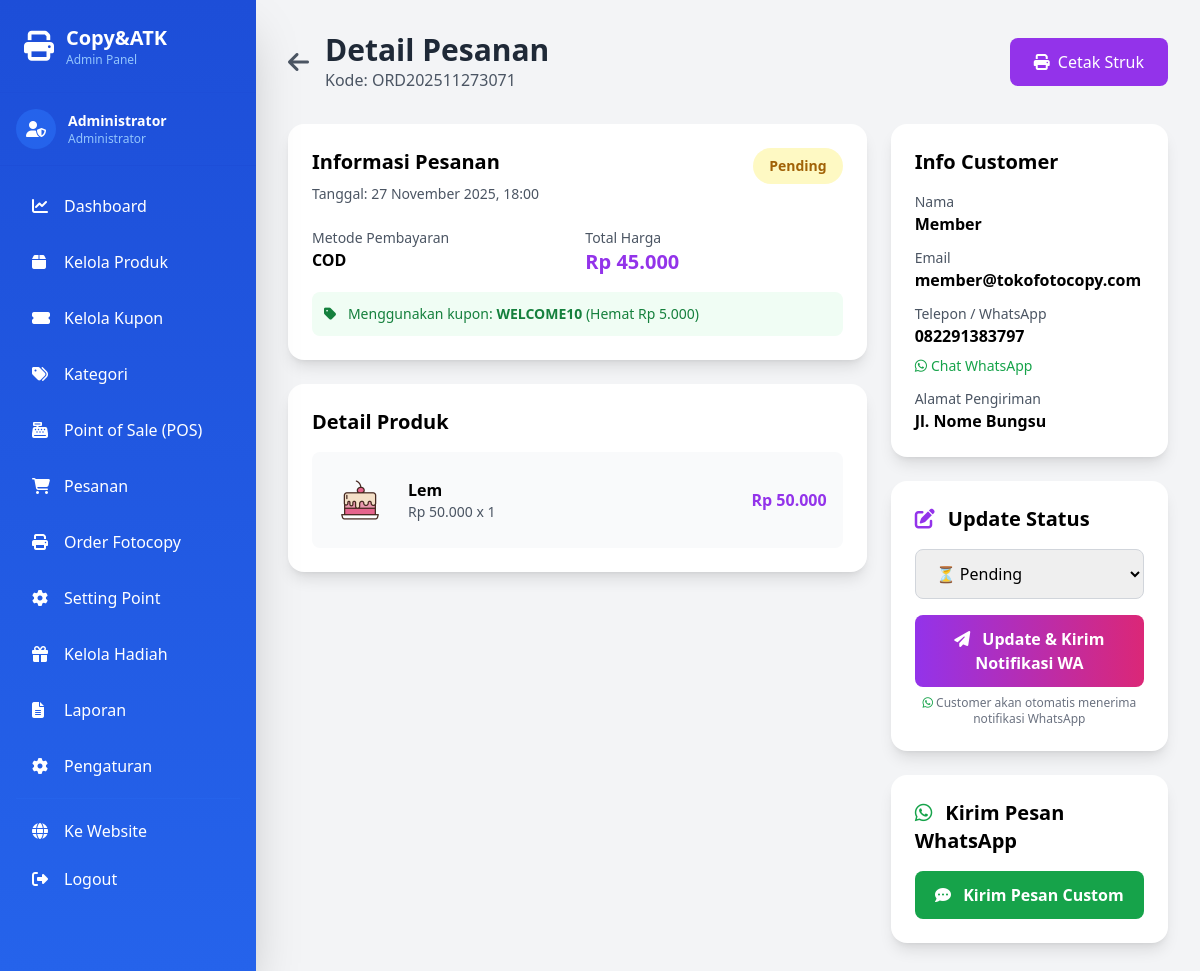
Page /admin/pesanan-detail.php?id=6 (signed in) on the committed database.
### tables this page shows
CREATE TABLE `pesanan` (
  `id` int NOT NULL,
  `user_id` int DEFAULT NULL,
  `kode_pesanan` varchar(50) NOT NULL,
  `nama_customer` varchar(100) NOT NULL,
  `email_customer` varchar(100) DEFAULT NULL,
  `telepon_customer` varchar(20) NOT NULL,
  `alamat_pengiriman` text NOT NULL,
  `total_harga` decimal(12,2) NOT NULL,
  `kupon_id` int DEFAULT NULL,
  `kode_kupon` varchar(50) DEFAULT NULL,
  `nilai_diskon` decimal(12,2) DEFAULT '0.00',
  `metode_pembayaran` enum('COD','Transfer') NOT NULL,
  `status` enum('Pending','Diproses','Selesai','Dibatalkan') DEFAULT 'Pending',
  `catatan` text,
  `created_at` timestamp NULL DEFAULT CURRENT_TIMESTAMP,
  `updated_at` timestamp NULL DEFAULT CURRENT_TIMESTAMP ON UPDATE CURRENT_TIMESTAMP,
  `poin_didapat` int DEFAULT '0' COMMENT 'Jumlah poin yang didapat dari pesanan ini'
);

CREATE TABLE `detail_pesanan` (
  `id` int NOT NULL,
  `pesanan_id` int NOT NULL,
  `produk_id` int NOT NULL,
  `nama_produk` varchar(200) NOT NULL,
  `harga` decimal(10,2) NOT NULL,
  `jumlah` int NOT NULL,
  `subtotal` decimal(12,2) NOT NULL
);

CREATE TABLE `produk` (
  `id` int NOT NULL,
  `kategori_id` int NOT NULL,
  `nama_produk` varchar(200) NOT NULL,
  `deskripsi` text,
  `harga_beli` decimal(10,2) NOT NULL DEFAULT '0.00',
  `harga` decimal(10,2) NOT NULL,
  `stok` int NOT NULL DEFAULT '0',
  `foto` varchar(255) DEFAULT NULL,
  `is_active` tinyint(1) DEFAULT '1',
  `created_at` timestamp NULL DEFAULT CURRENT_TIMESTAMP,
  `updated_at` timestamp NULL DEFAULT CURRENT_TIMESTAMP ON UPDATE CURRENT_TIMESTAMP
);

### admin/pesanan-detail.php (the view, shortened to what this page needs)
<?php
$db = getDB();
$pesanan_id = isset($_GET['id']) ? (int)$_GET['id'] : 0;
$query = "SELECT * FROM pesanan WHERE id = $pesanan_id";
$result = $db->query($query);
$pesanan = $result->fetch_assoc();
$query_detail = "SELECT dp.*, p.foto FROM detail_pesanan dp
                 LEFT JOIN produk p ON dp.produk_id = p.id
                 WHERE dp.pesanan_id = $pesanan_id";
$detail_produk = $db->query($query_detail);
?>
<!DOCTYPE html>
<html lang="id">
<head>
    <script src="https://cdn.tailwindcss.com"></script>
    <link rel="stylesheet" href="https://cdnjs.cloudflare.com/ajax/libs/font-awesome/6.4.0/css/all.min.css">
</head>
<body class="bg-gray-100">
    <?php include 'includes/sidebar.php'; ?>
    <div class="main-content p-4 md:p-8">
        <div class="mb-8">
            <div class="flex items-center justify-between mb-4">
                <div class="flex items-center gap-4">
                    <a href="pesanan.php" class="text-gray-600 hover:text-purple-600">
                        <i class="fas fa-arrow-left text-2xl"></i>
                    </a>
                    <div>
                        <h1 class="text-3xl font-bold text-gray-800">Detail Pesanan</h1>
                        <p class="text-gray-600">Kode: <?= $pesanan['kode_pesanan'] ?></p>
                    </div>
                </div>
                <button onclick="window.print()" class="bg-purple-600 text-white px-6 py-3 rounded-lg hover:bg-purple-700 transition no-print">
                    <i class="fas fa-print mr-2"></i>Cetak Struk
                </button>
            </div>
        </div>
        <div id="printArea" class="grid grid-cols-1 lg:grid-cols-3 gap-6">
            <div class="lg:col-span-2 space-y-6">
                <div class="bg-white rounded-2xl shadow-lg p-6">
                    <div class="flex justify-between items-start mb-6">
                        <div>
                            <h2 class="text-xl font-bold mb-2">Informasi Pesanan</h2>
                            <p class="text-sm text-gray-600">Tanggal: <?= date('d F Y, H:i', strtotime($pesanan['created_at'])) ?></p>
                        </div>
                        <span class="px-4 py-2 rounded-full text-sm font-semibold
                            <?php
                            if ($pesanan['status'] === 'Pending') echo 'bg-yellow-100 text-yellow-700';
                            elseif ($pesanan['status'] === 'Diproses') echo 'bg-blue-100 text-blue-700';
                            elseif ($pesanan['status'] === 'Selesai') echo 'bg-green-100 text-green-700';
                            else echo 'bg-red-100 text-red-700';
                            ?>">
                            <?= $pesanan['status'] ?>
                        </span>
                    </div>
                    <div class="grid grid-cols-2 gap-4">
                        <div>
                            <p class="text-sm text-gray-600">Metode Pembayaran</p>
                            <p class="font-semibold"><?= $pesanan['metode_pembayaran'] ?></p>
                        </div>
                        <div>
                            <p class="text-sm text-gray-600">Total Harga</p>
                            <p class="font-bold text-xl text-purple-600">Rp <?= number_format($pesanan['total_harga'], 0, ',', '.') ?></p>
                        </div>
                    </div>
                    <?php if ($pesanan['nilai_diskon'] > 0): ?>
                    <div class="mt-4 p-3 bg-green-50 rounded-lg">
                        <p class="text-sm text-green-700">
                            <i class="fas fa-tag mr-2"></i>
                            Menggunakan kupon: <strong><?= $pesanan['kode_kupon'] ?></strong>
                            (Hemat Rp <?= number_format($pesanan['nilai_diskon'], 0, ',', '.') ?>)
                        </p>
                    </div>
                    <?php endif; ?>
                </div>
                <?php if ($detail_produk->num_rows > 0): ?>
                <div class="bg-white rounded-2xl shadow-lg p-6">
                    <h2 class="text-xl font-bold mb-4">Detail Produk</h2>
                    <div class="space-y-4">
                        <?php while ($item = $detail_produk->fetch_assoc()): ?>
                        <div class="flex items-center gap-4 p-4 bg-gray-50 rounded-lg">
                            <?php if ($item['foto']): ?>
                            <img src="../uploads/<?= $item['foto'] ?>" alt="<?= $item['nama_produk'] ?>" class="w-16 h-16 object-cover rounded-lg">
                            <?php else: ?>
                            <div class="w-16 h-16 bg-gray-200 rounded-lg flex items-center justify-center">
                                <i class="fas fa-image text-gray-400"></i>
                            </div>
                            <?php endif; ?>
                            <div class="flex-1">
                                <h3 class="font-semibold"><?= $item['nama_produk'] ?></h3>
                                <p class="text-sm text-gray-600">Rp <?= number_format($item['harga'], 0, ',', '.') ?> x <?= $item['jumlah'] ?></p>
                            </div>
                            <p class="font-bold text-purple-600">Rp <?= number_format($item['subtotal'], 0, ',', '.') ?></p>
                        </div>
                        <?php endwhile; ?>
                    </div>
                </div>
                <?php endif; ?>
            </div>
            <div class="space-y-6">
                <div class="bg-white rounded-2xl shadow-lg p-6">
                    <h2 class="text-xl font-bold mb-4">Info Customer</h2>
                    <div class="space-y-3">
                        <div>
                            <p class="text-sm text-gray-600">Nama</p>
                            <p class="font-semibold"><?= $pesanan['nama_customer'] ?></p>
                        </div>
                        <?php if ($pesanan['email_customer']): ?>
                        <div>
                            <p class="text-sm text-gray-600">Email</p>
                            <p class="font-semibold"><?= $pesanan['email_customer'] ?></p>
                        </div>
                        <?php endif; ?>
                        <div>
                            <p class="text-sm text-gray-600">Telepon / WhatsApp</p>
                            <p class="font-semibold"><?= $pesanan['telepon_customer'] ?></p>
                            <a href="https://wa.me/<?= preg_replace('/[^0-9]/', '', $pesanan['telepon_customer']) ?>?text=Halo%20<?= urlencode($pesanan['nama_customer']) ?>%2C%20terkait%20pesanan%20<?= $pesanan['kode_pesanan'] ?>"
                               target="_blank"
                               class="inline-flex items-center mt-2 text-green-600 hover:text-green-700 text-sm">
                                <i class="fab fa-whatsapp mr-1"></i>
                                Chat WhatsApp
                            </a>
                        </div>
                        <div>
                            <p class="text-sm text-gray-600">Alamat Pengiriman</p>
                            <p class="font-semibold"><?= $pesanan['alamat_pengiriman'] ?></p>
                        </div>
                    </div>
                </div>
                <?php if ($pesanan['status'] !== 'Selesai' && $pesanan['status'] !== 'Dibatalkan'): ?>
                <div class="bg-white rounded-2xl shadow-lg p-6 no-print">
                    <h2 class="text-xl font-bold mb-4">
                        <i class="fas fa-edit text-purple-600 mr-2"></i>
                        Update Status
                    </h2>
                    <form method="POST" action="pesanan-update.php" onsubmit="return confirmUpdate()">
                        <select name="status" id="status" class="w-full px-4 py-3 border border-gray-300 rounded-lg focus:outline-none focus:ring-2 focus:ring-purple-600 mb-4">
                            <option value="Pending" <?= $pesanan['status'] === 'Pending' ? 'selected' : '' ?>>⏳ Pending</option>
                        </select>
                        <button type="submit" class="w-full bg-gradient-to-r from-purple-600 to-pink-600 text-white py-3 rounded-lg font-semibold hover:shadow-xl transition">
                            <i class="fas fa-paper-plane mr-2"></i>
                            Update & Kirim Notifikasi WA
                        </button>
                        <p class="text-xs text-gray-500 mt-2 text-center">
                            <i class="fab fa-whatsapp text-green-600"></i>
                            Customer akan otomatis menerima notifikasi WhatsApp
                        </p>
                    </form>
                </div>
                <?php endif; ?>
                <div class="bg-white rounded-2xl shadow-lg p-6 no-print">
                    <h2 class="text-xl font-bold mb-4">
                        <i class="fab fa-whatsapp text-green-600 mr-2"></i>
                        Kirim Pesan WhatsApp
                    </h2>
                    <button onclick="showCustomMessageModal()" class="w-full bg-green-600 text-white py-3 rounded-lg font-semibold hover:bg-green-700 transition">
                        <i class="fas fa-comment-dots mr-2"></i>
                        Kirim Pesan Custom
                    </button>
                </div>
            </div>
        </div>
    </div>
</body>
</html>

### admin/includes/admin-styles.php (style rules this page uses)
* { margin: 0; padding: 0; box-sizing: border-box; }
html, body { width: 100%; height: 100%; }
body { display: flex; flex-direction: column; }
.main-content { flex: 1; width: 100%; overflow-y: auto; }
@media (min-width: 769px) { body { flex-direction: row; } }
@media (min-width: 769px) { .main-content { margin-left: 256px; } }

### admin/pesanan-detail.php (style rules this page uses)
* { visibility: hidden; }
#printArea, #printArea * { visibility: visible; }
#printArea { position: absolute; left: 0; top: 0; width: 100%; }
body { margin: 0; padding: 20px; }
.no-print { display: none !important; }

### rows in the picture
pesanan: kode_pesanan "ORD202511273071", created_at "27 November 2025, 18:00", status "Pending", metode_pembayaran "COD", total_harga "45.000", kode_kupon "WELCOME10", nilai_diskon "5.000", nama_customer "Member", email_customer "member@tokofotocopy.com", telepon_customer "082291383797", alamat_pengiriman "Jl. Nome Bungsu", status "⏳ Pending"
detail_pesanan: produk.foto (picture), nama_produk "Lem", harga "50.000", jumlah "1", subtotal "50.000"

### other values in the picture
$_SESSION['nama'] "Administrator"
